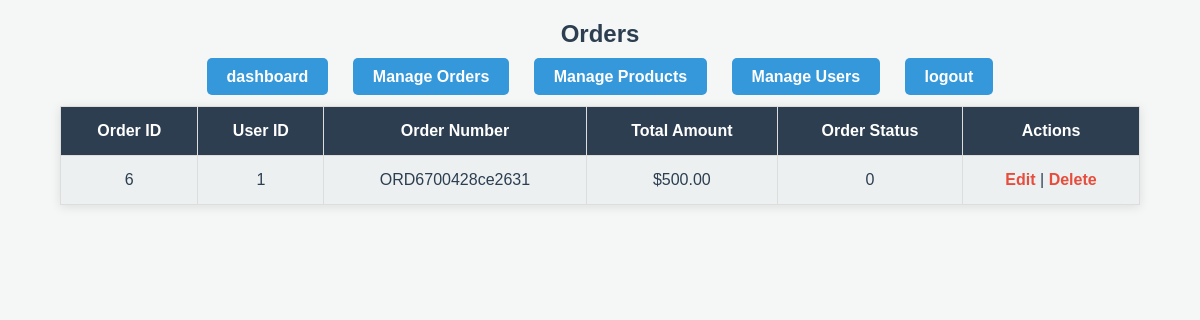
/orders.php, run on the app's committed database.
### tables this page shows
CREATE TABLE `orders` (
  `id` int(11) NOT NULL,
  `user_id` int(11) NOT NULL,
  `order_number` varchar(100) NOT NULL,
  `total_amount` decimal(10,2) NOT NULL,
  `payment_method` varchar(50) NOT NULL,
  `address_id` int(11) NOT NULL,
  `order_status` varchar(50) DEFAULT 'Pending',
  `created_at` timestamp NOT NULL DEFAULT current_timestamp(),
  `delivery_date` date DEFAULT NULL,
  `customer_name` varchar(255) DEFAULT NULL,
  `email` varchar(255) DEFAULT NULL,
  `phone` varchar(15) DEFAULT NULL,
  `address` varchar(255) DEFAULT NULL,
  `city` varchar(100) DEFAULT NULL,
  `state` varchar(100) DEFAULT NULL,
  `zip` varchar(10) DEFAULT NULL
);

### orders.php (the view, shortened to what this page needs)
<?php include('db_connect.php'); ?>
<!DOCTYPE html>
<html lang="en">
<head>
</head>
<body>
    <h2>Orders</h2>
    <ul>
    <li><a href="dashboard.php">dashboard</a></li>
        <li><a href="orders.php">Manage Orders</a></li>
        <li><a href="products.php">Manage Products</a></li>
        <li><a href="users.php">Manage Users</a></li>
        <li><a href="logout.php">logout</a></li>
    </ul>
    <table>
        <tr>
            <th>Order ID</th>
            <th>User ID</th>
            <th>Order Number</th>
            <th>Total Amount</th>
            <th>Order Status</th>
            <th>Actions</th>
        </tr>
        <?php
        $result = $conn->query("SELECT * FROM orders");
        while($row = $result->fetch_assoc()) {
            echo "<tr>
                <td>" . $row['id'] . "</td>
                <td>" . $row['user_id'] . "</td>
                <td>" . $row['order_number'] . "</td>
                <td>$" . $row['total_amount'] . "</td>
                <td>" . $row['order_status'] . "</td>
                <td>
                    <a href='edit_order.php?id=" . $row['id'] . "'>Edit</a> |
                    <a href='delete_order.php?id=" . $row['id'] . "'>Delete</a>
                </td>
            </tr>";
        }
        ?>
    </table>
</body>
</html>

### orders.php (style rules this page uses)
body { font-family: 'Arial', sans-serif; background-color: #f4f7f6; margin: 0; padding: 0; color: #333; }
h2 { text-align: center; color: #2c3e50; margin-top: 20px; font-weight: bold; }
ul { list-style-type: none; padding: 0; text-align: center; margin: 15px 0; }
ul li { display: inline-block; margin: 0 10px; }
ul li a { padding: 10px 20px; background-color: #3498db; color: white; border-radius: 5px; transition: background-color 0.3s ease; }
table { width: 90%; margin: 20px auto; border-collapse: collapse; box-shadow: 0 2px 10px rgba(0, 0, 0, 0.1); background-color: #fff; }
th, td { padding: 15px; text-align: left; border: 1px solid #ddd; }
th { background-color: #2c3e50; color: white; font-weight: bold; text-align: center; }
td { background-color: #ecf0f1; color: #2c3e50; text-align: center; }
tr:nth-child(even) { background-color: #f9f9f9; }
a { text-decoration: none; color: #e74c3c; font-weight: bold; transition: color 0.3s ease; }

### data on the page
orders: id "6", user "1", order_number "ORD6700428ce2631", total_amount "500.00", order_status "0"
